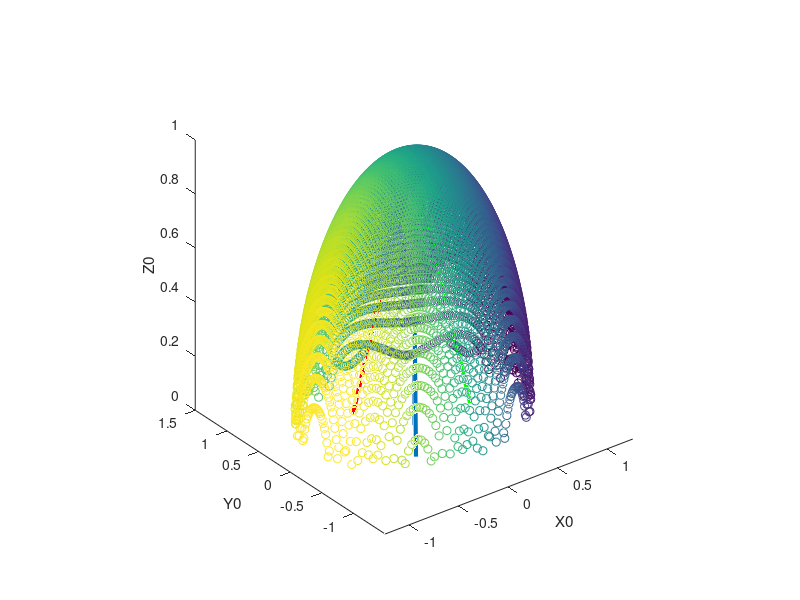

This figure's MATLAB source:
clc
clear all
close all

l1range = 0:0.01:2;
l2range = 0:0.01:2;
%% Defining parameters
l0=1;             % L0-from the base of the frame to the tip
l10=l0/cosd(30);  % L1- when the L1=L2=L3
l20=l10;          % L2- when the L1=L2=L3
a=l10*sind(30);   % the distance from the base of the actuator to base of L0
%%
r=0;
for i=1:length(l1range)
    l1 = l1range(i);
    for j=1:length(l2range)
        l2=l2range(j);
        
        x=(l0^2+a^2-l1^2)/(2*a);        
        y=(-l2^2+l0^2+a^2+2*a*cosd(60)*x)/(2*a*sind(60));
        z=abs((l0^2-x^2-y^2)^0.5);
        o1 = [x,y,z];
                q=abs((x^2+y^2+z^2)^0.5);
        
        if q < 1.01
            r=r+1;
            O(r,:)=o1;
            
        end
    end
end
%% Plotting the base of the parallel manipulator
line([a -a*cosd(60) -a*cosd(60) a],[0 -a*sind(60) a*sind(60) 0],[0 0 0 0],...
    'Color',[0 0 1], 'LineWidth', 2);

Color_Set=linspace(1,10,r);
scatter3(O(:,1),O(:,2),O(:,3),[],Color_Set)
L1=line([a 0],[0 0],[0 1],'Color',[0 1 0],'LineWidth', 3);
L2=line([-a*cosd(60) 0],[a*sind(60) 0],[0 1],'Color',[1 0 0],'LineWidth', 3);
L3=line([-a*cosd(60) 0],[-a*sind(60) 0],[0 1],'LineWidth', 3);
L4=line([0 0],[0 0],[0 1]);
xlabel('X0');
ylabel('Y0');
zlabel('Z0');
grid
axis vis3d


